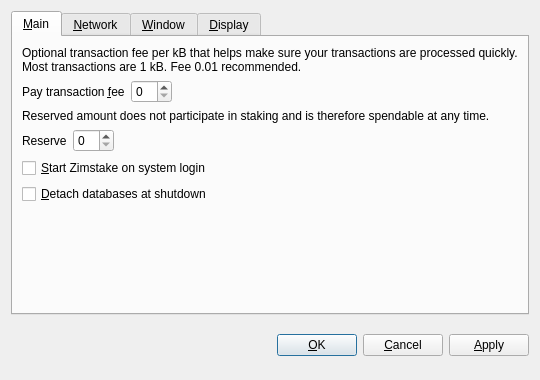
<?xml version="1.0" encoding="UTF-8"?>
<ui version="4.0">
 <class>OptionsDialog</class>
 <widget class="QDialog" name="OptionsDialog">
  <property name="geometry">
   <rect>
    <x>0</x>
    <y>0</y>
    <width>540</width>
    <height>380</height>
   </rect>
  </property>
  <property name="windowTitle">
   <string>Options</string>
  </property>
  <property name="modal">
   <bool>true</bool>
  </property>
  <layout class="QVBoxLayout" name="verticalLayout">
   <item>
    <widget class="QTabWidget" name="tabWidget">
     <property name="tabPosition">
      <enum>QTabWidget::North</enum>
     </property>
     <property name="currentIndex">
      <number>0</number>
     </property>
     <widget class="QWidget" name="tabMain">
      <attribute name="title">
       <string>&amp;Main</string>
      </attribute>
      <layout class="QVBoxLayout" name="verticalLayout_Main">
       <item>
        <widget class="QLabel" name="transactionFeeInfoLabel">
         <property name="text">
          <string>Optional transaction fee per kB that helps make sure your transactions are processed quickly. Most transactions are 1 kB. Fee 0.01 recommended.</string>
         </property>
		 <property name="wordWrap">
          <bool>true</bool>
         </property>
		 </widget>
       </item>
       <item>
        <layout class="QHBoxLayout" name="horizontalLayoutFee">
         <item>
          <widget class="QLabel" name="transactionFeeLabel">
           <property name="text">
            <string>Pay transaction &amp;fee</string>
           </property>
           <property name="buddy">
            <cstring>transactionFee</cstring>
           </property>
          </widget>
         </item>
         <item>
          <widget class="BitcoinAmountField" name="transactionFee"/>
         </item>
         <item>
          <spacer name="horizontalSpacerFee">
           <property name="orientation">
            <enum>Qt::Horizontal</enum>
           </property>
           <property name="sizeHint" stdset="0">
            <size>
             <width>40</width>
             <height>20</height>
            </size>
           </property>
          </spacer>
         </item>
        </layout>
       </item>
       <item>
        <widget class="QLabel" name="reserveBalanceInfoLabel">
         <property name="text">
          <string>Reserved amount does not participate in staking and is therefore spendable at any time.</string>
         </property>
         <property name="textFormat">
          <enum>Qt::PlainText</enum>
         </property>
         <property name="wordWrap">
          <bool>true</bool>
         </property>
        </widget>
       </item>
       <item>
        <layout class="QHBoxLayout" name="horizontalLayoutReserveBalance">
         <item>
          <widget class="QLabel" name="reserveBalanceLabel">
           <property name="text">
            <string>Reserve</string>
           </property>
           <property name="textFormat">
            <enum>Qt::PlainText</enum>
           </property>
           <property name="buddy">
            <cstring>reserveBalance</cstring>
           </property>
          </widget>
         </item>
         <item>
          <widget class="BitcoinAmountField" name="reserveBalance"/>
         </item>
         <item>
          <spacer name="horizontalSpacerReserveBalance">
           <property name="orientation">
            <enum>Qt::Horizontal</enum>
           </property>
           <property name="sizeHint" stdset="0">
            <size>
             <width>40</width>
             <height>20</height>
            </size>
           </property>
          </spacer>
         </item>
        </layout>
       </item>
       <item>
        <widget class="QCheckBox" name="bitcoinAtStartup">
         <property name="toolTip">
          <string>Automatically start Zimstake after logging in to the system.</string>
         </property>
         <property name="text">
          <string>&amp;Start Zimstake on system login</string>
         </property>
        </widget>
       </item>
       <item>
        <widget class="QCheckBox" name="detachDatabases">
         <property name="toolTip">
          <string>Detach block and address databases at shutdown. This means they can be moved to another data directory, but it slows down shutdown. The wallet is always detached.</string>
         </property>
         <property name="text">
          <string>&amp;Detach databases at shutdown</string>
         </property>
        </widget>
       </item>
       <item>
        <spacer name="verticalSpacer_Main">
         <property name="orientation">
          <enum>Qt::Vertical</enum>
         </property>
         <property name="sizeHint" stdset="0">
          <size>
           <width>20</width>
           <height>40</height>
          </size>
         </property>
        </spacer>
       </item>
      </layout>
     </widget>
     <widget class="QWidget" name="tabNetwork">
      <attribute name="title">
       <string>&amp;Network</string>
      </attribute>
      <layout class="QVBoxLayout" name="verticalLayout_Network">
       <item>
        <widget class="QCheckBox" name="mapPortUpnp">
         <property name="toolTip">
          <string>Automatically open the Zimstake client port on the router. This only works when your router supports UPnP and it is enabled.</string>
         </property>
         <property name="text">
          <string>Map port using &amp;UPnP</string>
         </property>
        </widget>
       </item>
       <item>
        <widget class="QCheckBox" name="connectSocks">
         <property name="toolTip">
          <string>Connect to the Zimstake network through a SOCKS proxy (e.g. when connecting through Tor).</string>
         </property>
         <property name="text">
          <string>&amp;Connect through SOCKS proxy:</string>
         </property>
        </widget>
       </item>
       <item>
        <layout class="QHBoxLayout" name="horizontalLayout_Network">
         <item>
          <widget class="QLabel" name="proxyIpLabel">
           <property name="text">
            <string>Proxy &amp;IP:</string>
           </property>
           <property name="textFormat">
            <enum>Qt::PlainText</enum>
           </property>
           <property name="buddy">
            <cstring>proxyIp</cstring>
           </property>
          </widget>
         </item>
         <item>
          <widget class="QValidatedLineEdit" name="proxyIp">
           <property name="maximumSize">
            <size>
             <width>140</width>
             <height>16777215</height>
            </size>
           </property>
           <property name="toolTip">
            <string>IP address of the proxy (e.g. 127.0.0.1)</string>
           </property>
          </widget>
         </item>
         <item>
          <widget class="QLabel" name="proxyPortLabel">
           <property name="text">
            <string>&amp;Port:</string>
           </property>
           <property name="textFormat">
            <enum>Qt::PlainText</enum>
           </property>
           <property name="buddy">
            <cstring>proxyPort</cstring>
           </property>
          </widget>
         </item>
         <item>
          <widget class="QLineEdit" name="proxyPort">
           <property name="maximumSize">
            <size>
             <width>55</width>
             <height>16777215</height>
            </size>
           </property>
           <property name="toolTip">
            <string>Port of the proxy (e.g. 9050)</string>
           </property>
          </widget>
         </item>
         <item>
          <widget class="QLabel" name="socksVersionLabel">
           <property name="text">
            <string>SOCKS &amp;Version:</string>
           </property>
           <property name="textFormat">
            <enum>Qt::PlainText</enum>
           </property>
           <property name="buddy">
            <cstring>socksVersion</cstring>
           </property>
          </widget>
         </item>
         <item>
          <widget class="QValueComboBox" name="socksVersion">
           <property name="toolTip">
            <string>SOCKS version of the proxy (e.g. 5)</string>
           </property>
          </widget>
         </item>
         <item>
          <spacer name="horizontalSpacer_Network">
           <property name="orientation">
            <enum>Qt::Horizontal</enum>
           </property>
           <property name="sizeHint" stdset="0">
            <size>
             <width>40</width>
             <height>20</height>
            </size>
           </property>
          </spacer>
         </item>
        </layout>
       </item>
       <item>
        <spacer name="verticalSpacer_Network">
         <property name="orientation">
          <enum>Qt::Vertical</enum>
         </property>
         <property name="sizeHint" stdset="0">
          <size>
           <width>20</width>
           <height>40</height>
          </size>
         </property>
        </spacer>
       </item>
      </layout>
     </widget>
     <widget class="QWidget" name="tabWindow">
      <attribute name="title">
       <string>&amp;Window</string>
      </attribute>
      <layout class="QVBoxLayout" name="verticalLayout_Window">
       <item>
        <widget class="QCheckBox" name="minimizeToTray">
         <property name="toolTip">
          <string>Show only a tray icon after minimizing the window.</string>
         </property>
         <property name="text">
          <string>&amp;Minimize to the tray instead of the taskbar</string>
         </property>
        </widget>
       </item>
       <item>
        <widget class="QCheckBox" name="minimizeOnClose">
         <property name="toolTip">
          <string>Minimize instead of exit the application when the window is closed. When this option is enabled, the application will be closed only after selecting Quit in the menu.</string>
         </property>
         <property name="text">
          <string>M&amp;inimize on close</string>
         </property>
        </widget>
       </item>
       <item>
        <spacer name="verticalSpacer_Window">
         <property name="orientation">
          <enum>Qt::Vertical</enum>
         </property>
         <property name="sizeHint" stdset="0">
          <size>
           <width>20</width>
           <height>40</height>
          </size>
         </property>
        </spacer>
       </item>
      </layout>
     </widget>
     <widget class="QWidget" name="tabDisplay">
      <attribute name="title">
       <string>&amp;Display</string>
      </attribute>
      <layout class="QVBoxLayout" name="verticalLayout_Display">
       <item>
        <layout class="QHBoxLayout" name="horizontalLayout_1_Display">
         <item>
          <widget class="QLabel" name="langLabel">
           <property name="text">
            <string>User Interface &amp;language:</string>
           </property>
           <property name="textFormat">
            <enum>Qt::PlainText</enum>
           </property>
           <property name="buddy">
            <cstring>lang</cstring>
           </property>
          </widget>
         </item>
         <item>
          <widget class="QValueComboBox" name="lang">
           <property name="toolTip">
            <string>The user interface language can be set here. This setting will take effect after restarting Zimstake.</string>
           </property>
          </widget>
         </item>
        </layout>
       </item>
       <item>
        <layout class="QHBoxLayout" name="horizontalLayout_2_Display">
         <item>
          <widget class="QLabel" name="unitLabel">
           <property name="text">
            <string>&amp;Unit to show amounts in:</string>
           </property>
           <property name="textFormat">
            <enum>Qt::PlainText</enum>
           </property>
           <property name="buddy">
            <cstring>unit</cstring>
           </property>
          </widget>
         </item>
         <item>
          <widget class="QValueComboBox" name="unit">
           <property name="toolTip">
            <string>Choose the default subdivision unit to show in the interface and when sending coins.</string>
           </property>
          </widget>
         </item>
        </layout>
       </item>
       <item>
        <widget class="QCheckBox" name="displayAddresses">
         <property name="toolTip">
          <string>Whether to show Zimstake addresses in the transaction list or not.</string>
         </property>
         <property name="text">
          <string>&amp;Display addresses in transaction list</string>
         </property>
        </widget>
       </item>
       <item>
        <widget class="QCheckBox" name="coinControlFeatures">
         <property name="toolTip">
          <string>Whether to show coin control features or not.</string>
         </property>
         <property name="text">
          <string>Display coin &amp;control features (experts only!)</string>
         </property>
        </widget>
       </item>
       <item>
        <spacer name="verticalSpacer_Display">
         <property name="orientation">
          <enum>Qt::Vertical</enum>
         </property>
         <property name="sizeHint" stdset="0">
          <size>
           <width>20</width>
           <height>40</height>
          </size>
         </property>
        </spacer>
       </item>
      </layout>
     </widget>
    </widget>
   </item>
   <item>
    <layout class="QHBoxLayout" name="horizontalLayout_Buttons">
     <item>
      <spacer name="horizontalSpacer_1">
       <property name="orientation">
        <enum>Qt::Horizontal</enum>
       </property>
       <property name="sizeHint" stdset="0">
        <size>
         <width>40</width>
         <height>48</height>
        </size>
       </property>
      </spacer>
     </item>
     <item>
      <widget class="QLabel" name="statusLabel">
       <property name="text">
        <string/>
       </property>
       <property name="textFormat">
        <enum>Qt::PlainText</enum>
       </property>
       <property name="wordWrap">
        <bool>true</bool>
       </property>
      </widget>
     </item>
     <item>
      <spacer name="horizontalSpacer_2">
       <property name="orientation">
        <enum>Qt::Horizontal</enum>
       </property>
       <property name="sizeHint" stdset="0">
        <size>
         <width>40</width>
         <height>48</height>
        </size>
       </property>
      </spacer>
     </item>
     <item>
      <widget class="QPushButton" name="okButton">
       <property name="text">
        <string>&amp;OK</string>
       </property>
      </widget>
     </item>
     <item>
      <widget class="QPushButton" name="cancelButton">
       <property name="text">
        <string>&amp;Cancel</string>
       </property>
       <property name="autoDefault">
        <bool>false</bool>
       </property>
      </widget>
     </item>
     <item>
      <widget class="QPushButton" name="applyButton">
       <property name="text">
        <string>&amp;Apply</string>
       </property>
       <property name="autoDefault">
        <bool>false</bool>
       </property>
      </widget>
     </item>
    </layout>
   </item>
  </layout>
 </widget>
 <customwidgets>
  <customwidget>
   <class>BitcoinAmountField</class>
   <extends>QSpinBox</extends>
   <header>bitcoinamountfield.h</header>
  </customwidget>
  <customwidget>
   <class>QValueComboBox</class>
   <extends>QComboBox</extends>
   <header>qvaluecombobox.h</header>
  </customwidget>
  <customwidget>
   <class>QValidatedLineEdit</class>
   <extends>QLineEdit</extends>
   <header>qvalidatedlineedit.h</header>
  </customwidget>
 </customwidgets>
 <resources/>
 <connections/>
</ui>
